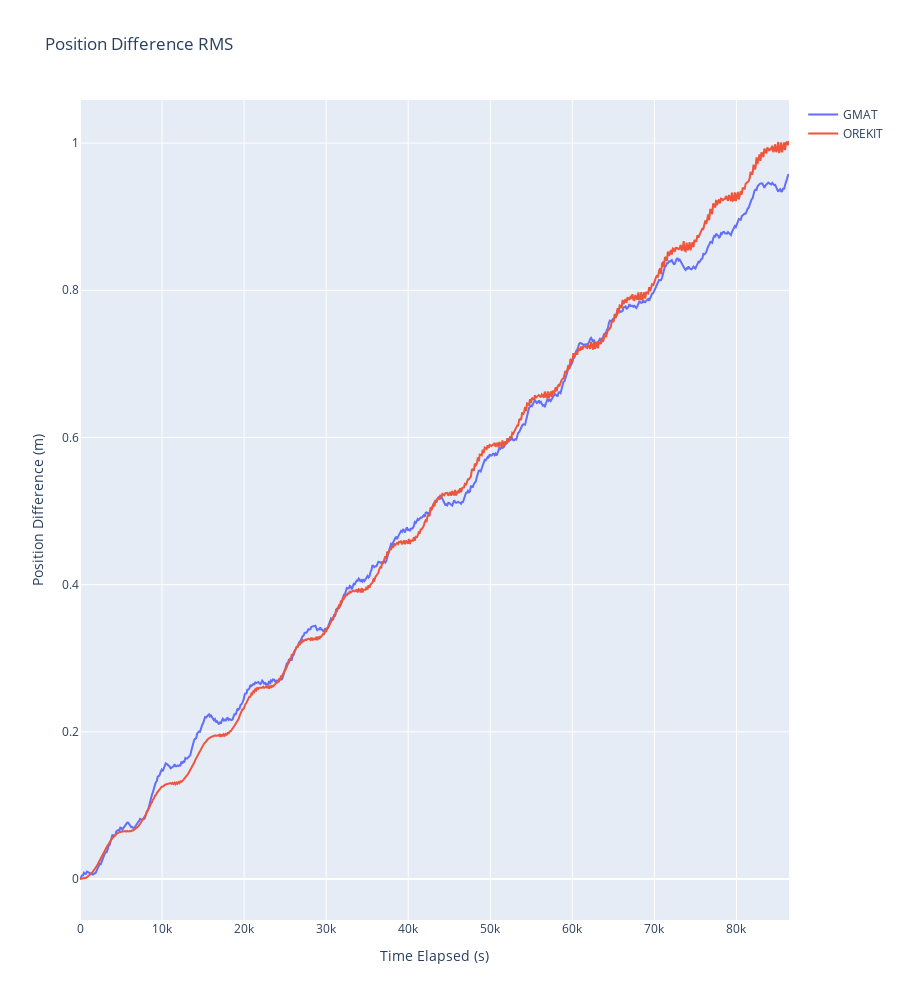

This figure's notebook cell:
### Markdown cell above
Plot position error

### Code cell
orbit_df_RMS_position_list = [
    ostk_states_compared_df[list_ind][["Elapsed secs", "${\delta}x$"]]
    for list_ind in range(0, len(all_comparison_states))
]

figure = go.Figure()
figure.update_layout(title=f"Position Difference RMS", showlegend=True, height=1000)
figure.update_xaxes(title_text="Time Elapsed (s)")
figure.update_yaxes(title_text="Position Difference (m)")

for list_ind, orbit_df_RMS_position in enumerate(orbit_df_RMS_position_list):
    figure.add_trace(
        go.Scatter(
            x=orbit_df_RMS_position["Elapsed secs"],
            y=orbit_df_RMS_position["${\delta}x$"],
            name=legend_name_list[list_ind],
            mode="lines",
        )
    )

figure.show()

### Figure 1 — Plotly figure (JSON) as saved in the notebook; plotly's stock layout.template omitted (floating-point values rounded to 4 significant figures; data arrays with more than 128 entries replaced by an {"elided": "..."} marker saying what was removed)
{"data": [{"mode": "lines", "name": "GMAT", "type": "scatter", "x": {"elided": "721 float values"}, "y": {"elided": "721 float values"}}, {"mode": "lines", "name": "OREKIT", "type": "scatter", "x": {"elided": "721 int values"}, "y": {"elided": "721 float values"}}], "layout": {"height": 1000, "showlegend": true, "title": {"text": "Position Difference RMS"}, "xaxis": {"autorange": true, "range": [0, 86400.0], "title": {"text": "Time Elapsed (s)"}, "type": "linear"}, "yaxis": {"autorange": true, "range": [-0.05571, 1.059], "title": {"text": "Position Difference (m)"}, "type": "linear"}}}
